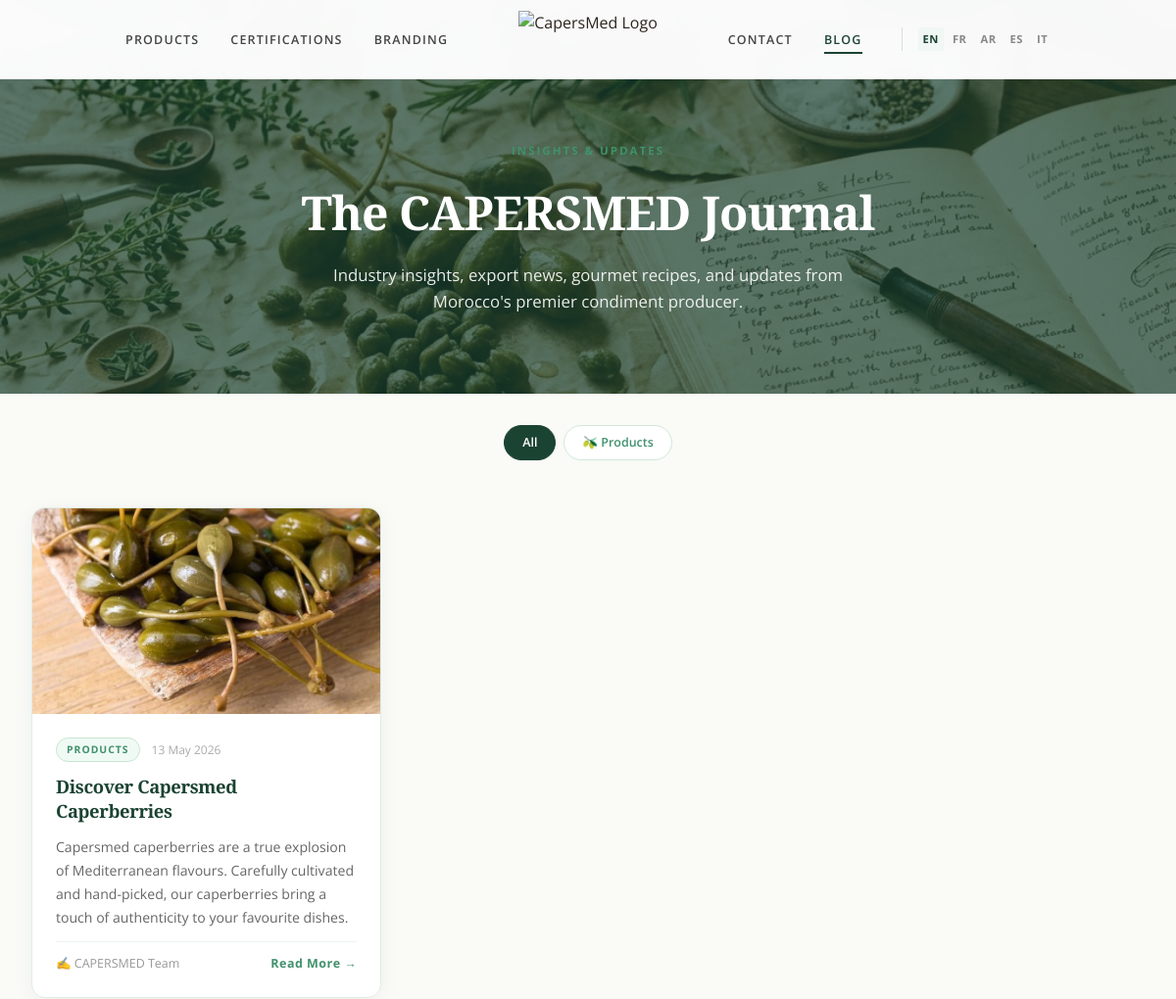
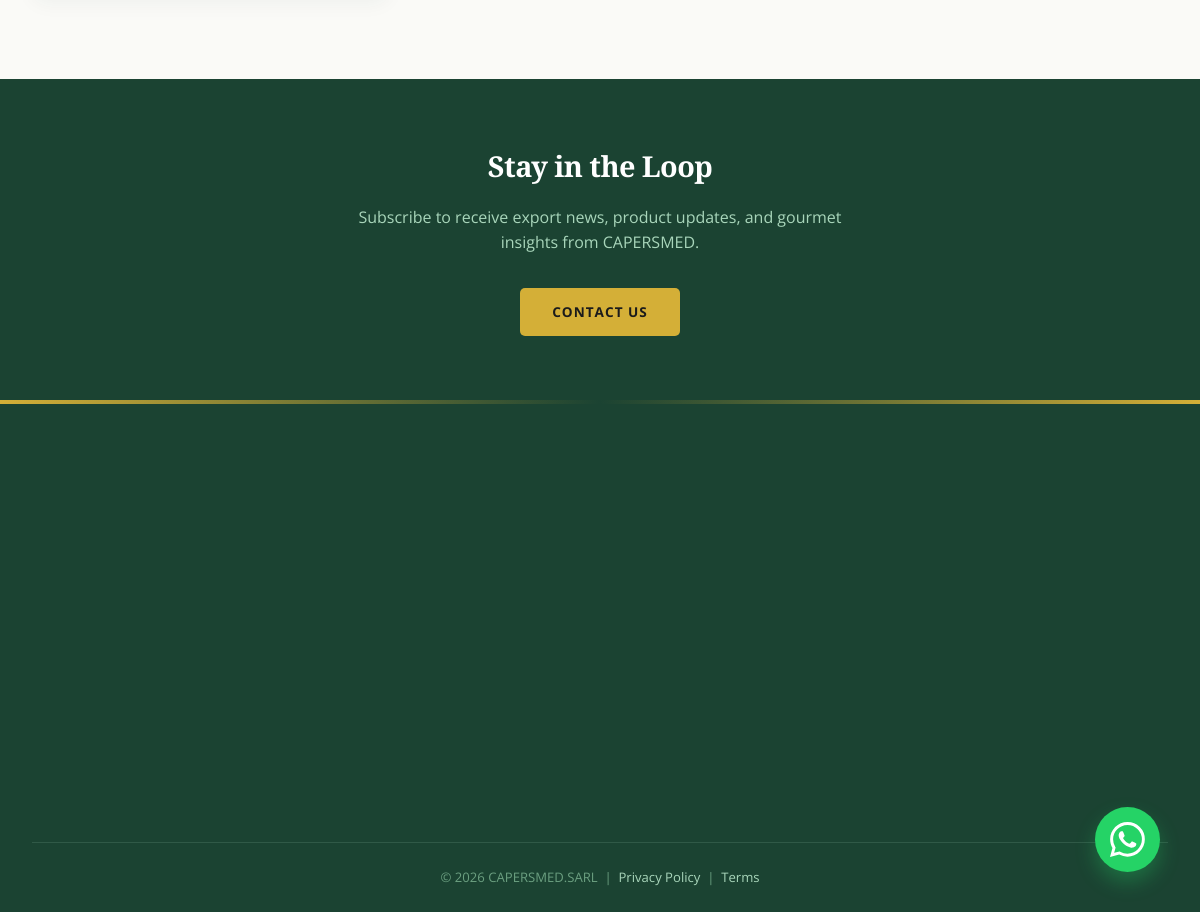
Page /en/blog/ on the committed database (2 pictures, top to bottom).
### core/models.py (models this page shows, shortened)
class BlogPost(models.Model):
    title_en = models.CharField(max_length=250)
    title_fr = models.CharField(max_length=250, blank=True)
    title_ar = models.CharField(max_length=250, blank=True)
    slug = models.SlugField(unique=True, blank=True, max_length=260)
    category = models.CharField(max_length=50, choices=BLOG_CATEGORY_CHOICES, default='news')
    excerpt_en = models.TextField(max_length=400, blank=True)
    excerpt_fr = models.TextField(max_length=400, blank=True)
    excerpt_ar = models.TextField(max_length=400, blank=True)
    content_en = models.TextField()
    content_fr = models.TextField(blank=True)
    content_ar = models.TextField(blank=True)
    image = models.ImageField(upload_to='blog/', blank=True, null=True)
    author = models.CharField(max_length=100, default='CAPERSMED Team')
    is_published = models.BooleanField(default=False)
    published_at = models.DateTimeField(blank=True, null=True)
    created_at = models.DateTimeField(auto_now_add=True)
    updated_at = models.DateTimeField(auto_now=True)
    class Meta:
        ordering = ['-published_at', '-created_at']
        verbose_name = 'Blog Post'
        verbose_name_plural = 'Blog Posts'

### core/views.py (the view)
# urls.py: path(_('blog/'), views.blog, name='blog'),
def blog(request):
    category = request.GET.get('category', '')
    posts = BlogPost.objects.filter(is_published=True)
    if category:
        posts = posts.filter(category=category)
    categories = BlogPost.objects.filter(is_published=True).values_list('category', flat=True).distinct()
    context = {
        'posts': posts,
        'active_category': category,
        'categories': list(categories),
    }
    return render(request, 'core/blog.html', context)

### core/context_processors.py (called while the page is built)
def site_settings(request):
    settings = SiteSettings.objects.first()
    if not settings:
        settings = SiteSettings(
            site_name='CAPERSMED',
            phone='+212 6 61 48 28 83',
            email='info@capersmed.com',
            address='Hay Namae Bensouda 371/3, Fes 30000, Morocco'
        )
    return {'site_settings': settings}

### core/templatetags/i18n_extras.py (called while the page is built)
@register.simple_tag(takes_context=True)
def translate_url(context, lang_code):
    request = context.get('request')
    if request is None:
        return '/{}/'.format(lang_code)
    current_url = request.get_full_path()
    translated = django_translate_url(current_url, lang_code)
    return translated

### core/templates/core/blog.html (shortened to what this page needs)
{% extends 'base.html' %}
{% load i18n static %}
{% get_current_language as LANGUAGE_CODE %}
{% block content %}
<section class="blog-hero">
    <span class="blog-eyebrow">{% trans "Insights & Updates" %}</span>
    <h1>{% trans "The CAPERSMED Journal" %}</h1>
    <p>{% trans "Industry insights, export news, gourmet recipes, and updates from Morocco's premier condiment producer." %}</p>
</section>
<div class="blog-filters">
    <a href="{% url 'blog' %}" class="filter-btn {% if not active_category %}active{% endif %}">{% trans "All" %}</a>
    {% for cat in categories %}
    <a href="?category={{ cat }}" class="filter-btn {% if active_category == cat %}active{% endif %}">
        {% if cat == 'news' %}📢 {% trans "News" %}
        {% elif cat == 'industry' %}🌍 {% trans "Industry" %}
        {% elif cat == 'recipes' %}🍽️ {% trans "Recipes" %}
        {% elif cat == 'export' %}🚢 {% trans "Export" %}
        {% elif cat == 'products' %}🫒 {% trans "Products" %}
        {% else %}{{ cat }}{% endif %}
    </a>
    {% endfor %}
</div>
<section class="blog-section">
    <div class="blog-grid">
        {% for post in posts %}
        <a href="{% url 'blog_detail' post.slug %}" class="blog-card fade-up">
            <div class="blog-card-img">
                {% if post.image %}
                    <img src="{{ MEDIA_URL }}{{ post.image }}" alt="{% if LANGUAGE_CODE == 'fr' %}{{ post.title_fr }}{% else %}{{ post.title_en }}{% endif %}">
                {% else %}
                    {% if post.category == 'recipes' %}🍽️
                    {% elif post.category == 'export' %}🚢
                    {% elif post.category == 'industry' %}🌍
                    {% elif post.category == 'products' %}🫒
                    {% else %}📰{% endif %}
                {% endif %}
            </div>
            <div class="blog-card-body">
                <div class="blog-card-meta">
                    <span class="blog-cat-badge">
                        {% if post.category == 'news' %}{% trans "News" %}
                        {% elif post.category == 'industry' %}{% trans "Industry" %}
                        {% elif post.category == 'recipes' %}{% trans "Recipes" %}
                        {% elif post.category == 'export' %}{% trans "Export" %}
                        {% elif post.category == 'products' %}{% trans "Products" %}
                        {% else %}{{ post.category }}{% endif %}
                    </span>
                    {% if post.published_at %}
                    <span class="blog-date">{{ post.published_at|date:"d M Y" }}</span>
                    {% endif %}
                </div>
                <h2 class="blog-card-title">
                    {% if LANGUAGE_CODE == 'fr' and post.title_fr %}{{ post.title_fr }}
                    {% elif LANGUAGE_CODE == 'ar' and post.title_ar %}{{ post.title_ar }}
                    {% else %}{{ post.title_en }}{% endif %}
                </h2>
                <p class="blog-card-excerpt">
                    {% if LANGUAGE_CODE == 'fr' and post.excerpt_fr %}{{ post.excerpt_fr|truncatewords:25 }}
                    {% elif LANGUAGE_CODE == 'ar' and post.excerpt_ar %}{{ post.excerpt_ar|truncatewords:25 }}
                    {% else %}{{ post.excerpt_en|truncatewords:25 }}{% endif %}
                </p>
                <div class="blog-card-footer">
                    <span class="blog-author">✍️ {{ post.author }}</span>
                    <span class="blog-read-more">{% trans "Read More" %} →</span>
                </div>
            </div>
        </a>
        {% empty %}
        <div class="blog-empty">
            <span class="blog-empty-icon">📝</span>
            <h3>{% trans "Coming Soon" %}</h3>
            <p>{% trans "Our first articles are being prepared. Check back soon." %}</p>
        </div>
        {% endfor %}
    </div>
</section>
<section class="blog-cta">
    <h2>{% trans "Stay in the Loop" %}</h2>
    <p>{% trans "Subscribe to receive export news, product updates, and gourmet insights from CAPERSMED." %}</p>
    <a href="{% url 'contact' %}" class="btn-gold">{% trans "Contact Us" %}</a>
</section>
{% endblock %}

### static/css/main.css (style rules this page uses)
:root { --primary-gold: #D4AF37; --primary-gold-light: #EBD37A; --deep-green: #2C5F2D; --terracotta: #C1502E; --cream-bg: #FAFAF7; --dark-brown: #2C241E; --white: #FFFFFF; --light-gray: #F0F0EE; --font-heading: 'Playfair Display', serif; --font-body: 'Open Sans', sans-serif; --shadow-sm: 0 2px 10px rgba(0,0,0,0.03); --shadow-md: 0 10px 30px rgba(0,0,0,0.06); --shadow-lg: 0 20px 40px rgba(0,0,0,0.12); --radius-md: 16px; --radius-lg: 24px; }
* { margin: 0; padding: 0; box-sizing: border-box; }
body { font-family: var(--font-body); color: var(--dark-brown); background-color: var(--cream-bg); line-height: 1.6; overflow-x: hidden; -webkit-font-smoothing: antialiased; }
h1, h2, h3, h4, h5, h6 { font-family: var(--font-heading); font-weight: 600; margin-bottom: 1rem; letter-spacing: -0.02em; }
a { text-decoration: none; color: inherit; transition: color 0.3s ease; }

### static/css/responsive.css (style rules this page uses)
html, body { overflow-x: hidden; max-width: 100vw; }

### core/templates/core/blog.html (style rules this page uses)
.blog-hero { background: linear-gradient(rgba(27,67,50,0.7), rgba(27,67,50,0.7)), url('/media/backgrounds/hero_blog.png') center/cover no-repeat; padding: 140px 2rem 80px; text-align: center; color: #fff; }
.blog-hero h1 { font-family: 'Playfair Display', serif; font-size: 3rem; color: #fff; margin-bottom: 0.75rem; }
.blog-hero p { color: rgba(255,255,255,0.9); font-size: 1.05rem; max-width: 560px; margin: 0 auto; }
.blog-eyebrow { display: inline-block; font-size: 0.72rem; font-weight: 700; letter-spacing: 2px; text-transform: uppercase; color: #40916C; margin-bottom: 1rem; }
.blog-filters { display: flex; flex-wrap: wrap; gap: 0.5rem; justify-content: center; padding: 2rem 2rem 0; max-width: 900px; margin: 0 auto; }
.filter-btn { display: inline-block; padding: 7px 18px; border: 1.5px solid #d0e8d8; border-radius: 20px; font-size: 0.78rem; font-weight: 600; color: #40916C; background: #fff; text-decoration: none; transition: all 0.2s ease; }
.filter-btn:hover, .filter-btn.active { background: #1B4332; color: #fff; border-color: #1B4332; }
.blog-section { padding: 3rem 2rem 5rem; max-width: 1200px; margin: 0 auto; }
.blog-grid { display: grid; grid-template-columns: repeat(auto-fill, minmax(340px, 1fr)); gap: 2rem; }
.blog-card { background: #fff; border: 1px solid #e0ede3; border-radius: 14px; overflow: hidden; box-shadow: 0 4px 20px rgba(27,67,50,0.05); transition: transform 0.3s ease, box-shadow 0.3s ease; display: flex; flex-direction: column; text-decoration: none; color: inherit; }
.blog-card-img { width: 100%; height: 210px; object-fit: cover; background: linear-gradient(135deg, #d6ede0, #f0faf5); display: flex; align-items: center; justify-content: center; font-size: 4rem; flex-shrink: 0; }
.blog-card-img img { width: 100%; height: 100%; object-fit: cover; display: block; }
.blog-card-body { padding: 1.5rem; display: flex; flex-direction: column; flex-grow: 1; gap: 0.75rem; }
.blog-card-meta { display: flex; align-items: center; gap: 0.75rem; flex-wrap: wrap; }
.blog-cat-badge { font-size: 0.65rem; font-weight: 700; letter-spacing: 1px; text-transform: uppercase; padding: 3px 10px; border-radius: 20px; background: #f0faf5; color: #40916C; border: 1px solid #c8e6d0; }
.blog-date { font-size: 0.75rem; color: #aaa; }
.blog-card-title { font-family: 'Playfair Display', serif; font-size: 1.15rem; color: #1B4332; line-height: 1.4; margin: 0; }
.blog-card-excerpt { font-size: 0.88rem; color: #666; line-height: 1.7; flex-grow: 1; }
.blog-card-footer { display: flex; align-items: center; justify-content: space-between; padding-top: 0.75rem; border-top: 1px solid #edf5ef; }
.blog-author { font-size: 0.78rem; color: #999; }
.blog-read-more { font-size: 0.78rem; font-weight: 700; color: #40916C; letter-spacing: 0.5px; }
.blog-cta { background: #1B4332; color: #fff; padding: 4rem 2rem; text-align: center; }
.blog-cta h2 { font-family: 'Playfair Display', serif; font-size: 1.8rem; color: #fff; margin-bottom: 1rem; }
.blog-cta p { color: #A8D5BA; margin-bottom: 2rem; max-width: 500px; margin-left: auto; margin-right: auto; }
.btn-gold { display: inline-block; background: #D4AF37; color: #1B1B1B; padding: 13px 32px; font-weight: 700; font-size: 0.85rem; letter-spacing: 1px; text-transform: uppercase; border-radius: 5px; text-decoration: none; transition: all 0.3s ease; }

### rows in the picture
BlogPost: image (picture), published_at "13 May 2026", title_en "Discover Capersmed Caperberries", excerpt_en "Capersmed caperberries are a true explosion of Mediterranean flavours. Carefully cultivated and hand-picked, our caperberries bring a touch of authenticity to your favourite dishes.", author "CAPERSMED Team"
